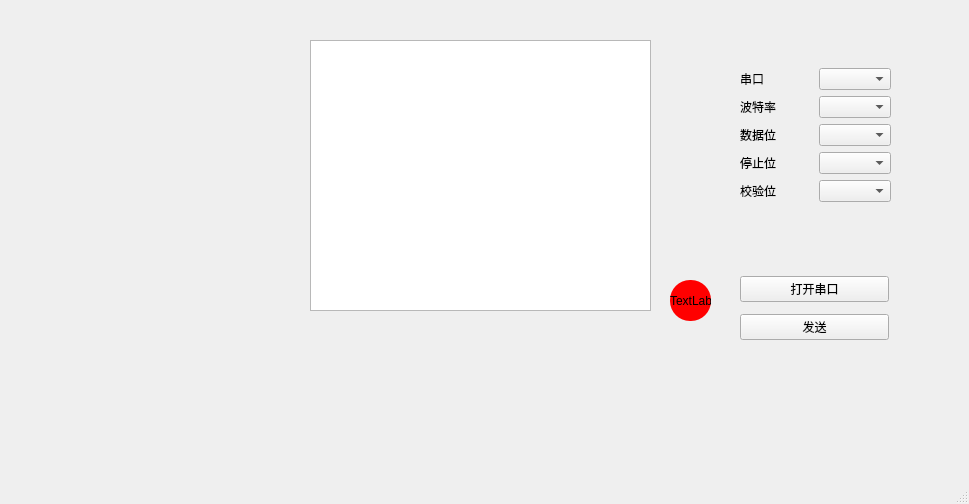
<?xml version="1.0" encoding="UTF-8"?>
<ui version="4.0">
 <class>MainWindow</class>
 <widget class="QMainWindow" name="MainWindow">
  <property name="geometry">
   <rect>
    <x>0</x>
    <y>0</y>
    <width>969</width>
    <height>504</height>
   </rect>
  </property>
  <property name="windowTitle">
   <string>MainWindow</string>
  </property>
  <widget class="QWidget" name="centralwidget">
   <widget class="QWidget" name="layoutWidget">
    <property name="geometry">
     <rect>
      <x>740</x>
      <y>270</y>
      <width>149</width>
      <height>77</height>
     </rect>
    </property>
    <layout class="QVBoxLayout" name="verticalLayout_2">
     <item>
      <widget class="QPushButton" name="Button_opensereial">
       <property name="text">
        <string>打开串口</string>
       </property>
      </widget>
     </item>
     <item>
      <widget class="QPushButton" name="Button_send">
       <property name="text">
        <string>发送</string>
       </property>
      </widget>
     </item>
    </layout>
   </widget>
   <widget class="QLabel" name="label_6">
    <property name="geometry">
     <rect>
      <x>670</x>
      <y>280</y>
      <width>41</width>
      <height>41</height>
     </rect>
    </property>
    <property name="sizeIncrement">
     <size>
      <width>100</width>
      <height>100</height>
     </size>
    </property>
    <property name="baseSize">
     <size>
      <width>32</width>
      <height>32</height>
     </size>
    </property>
    <property name="styleSheet">
     <string notr="true">QLabel {
    background-color: red;       /* 设置背景颜色为红色 */
    border-radius: 20px;         /* 设置圆角半径，使其看起来像圆形 */
    width: 40px;                 /* 设置宽度 */
    height: 40px;                /* 设置高度 */
}</string>
    </property>
    <property name="text">
     <string>TextLabel</string>
    </property>
   </widget>
   <widget class="QWidget" name="layoutWidget">
    <property name="geometry">
     <rect>
      <x>740</x>
      <y>20</y>
      <width>151</width>
      <height>231</height>
     </rect>
    </property>
    <layout class="QVBoxLayout" name="verticalLayout_5">
     <item>
      <layout class="QVBoxLayout" name="verticalLayout">
       <item>
        <layout class="QHBoxLayout" name="horizontalLayout_6">
         <item>
          <widget class="QLabel" name="label">
           <property name="text">
            <string>串口</string>
           </property>
          </widget>
         </item>
         <item>
          <widget class="QComboBox" name="comboBox_port"/>
         </item>
        </layout>
       </item>
       <item>
        <layout class="QHBoxLayout" name="horizontalLayout_5">
         <item>
          <widget class="QLabel" name="label_2">
           <property name="text">
            <string>波特率</string>
           </property>
          </widget>
         </item>
         <item>
          <widget class="QComboBox" name="comboBox_baud">
           <item>
            <property name="text">
             <string/>
            </property>
           </item>
           <item>
            <property name="text">
             <string>9600</string>
            </property>
           </item>
           <item>
            <property name="text">
             <string>115200</string>
            </property>
           </item>
          </widget>
         </item>
        </layout>
       </item>
       <item>
        <layout class="QHBoxLayout" name="horizontalLayout_4">
         <item>
          <widget class="QLabel" name="label_3">
           <property name="text">
            <string>数据位</string>
           </property>
          </widget>
         </item>
         <item>
          <widget class="QComboBox" name="comboBox_dartabit">
           <item>
            <property name="text">
             <string/>
            </property>
           </item>
           <item>
            <property name="text">
             <string>8bit</string>
            </property>
           </item>
           <item>
            <property name="text">
             <string>16bit</string>
            </property>
           </item>
          </widget>
         </item>
        </layout>
       </item>
       <item>
        <layout class="QHBoxLayout" name="horizontalLayout_2">
         <item>
          <widget class="QLabel" name="label_5">
           <property name="text">
            <string>停止位</string>
           </property>
          </widget>
         </item>
         <item>
          <widget class="QComboBox" name="comboBox_stopbit">
           <item>
            <property name="text">
             <string/>
            </property>
           </item>
           <item>
            <property name="text">
             <string>1位</string>
            </property>
           </item>
           <item>
            <property name="text">
             <string>2位</string>
            </property>
           </item>
           <item>
            <property name="text">
             <string>3位</string>
            </property>
           </item>
          </widget>
         </item>
        </layout>
       </item>
       <item>
        <layout class="QHBoxLayout" name="horizontalLayout_3">
         <item>
          <widget class="QLabel" name="label_4">
           <property name="text">
            <string>校验位</string>
           </property>
          </widget>
         </item>
         <item>
          <widget class="QComboBox" name="comboBox_parity">
           <item>
            <property name="text">
             <string/>
            </property>
           </item>
           <item>
            <property name="text">
             <string>1位</string>
            </property>
           </item>
           <item>
            <property name="text">
             <string>1.5位</string>
            </property>
           </item>
           <item>
            <property name="text">
             <string>2位</string>
            </property>
           </item>
          </widget>
         </item>
        </layout>
       </item>
      </layout>
     </item>
    </layout>
   </widget>
   <widget class="QTextEdit" name="textEdit">
    <property name="geometry">
     <rect>
      <x>310</x>
      <y>40</y>
      <width>341</width>
      <height>271</height>
     </rect>
    </property>
   </widget>
  </widget>
  <widget class="QMenuBar" name="menubar">
   <property name="geometry">
    <rect>
     <x>0</x>
     <y>0</y>
     <width>969</width>
     <height>26</height>
    </rect>
   </property>
  </widget>
  <widget class="QStatusBar" name="statusbar"/>
 </widget>
 <resources/>
 <connections/>
</ui>
